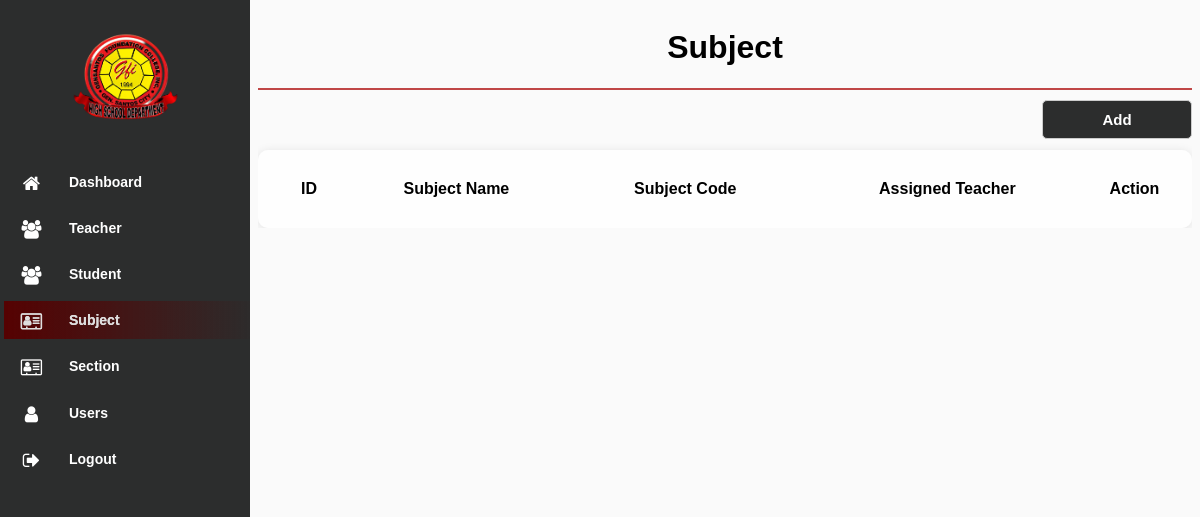
Before: /modules/Subject/index.php (signed in) with the older database file.
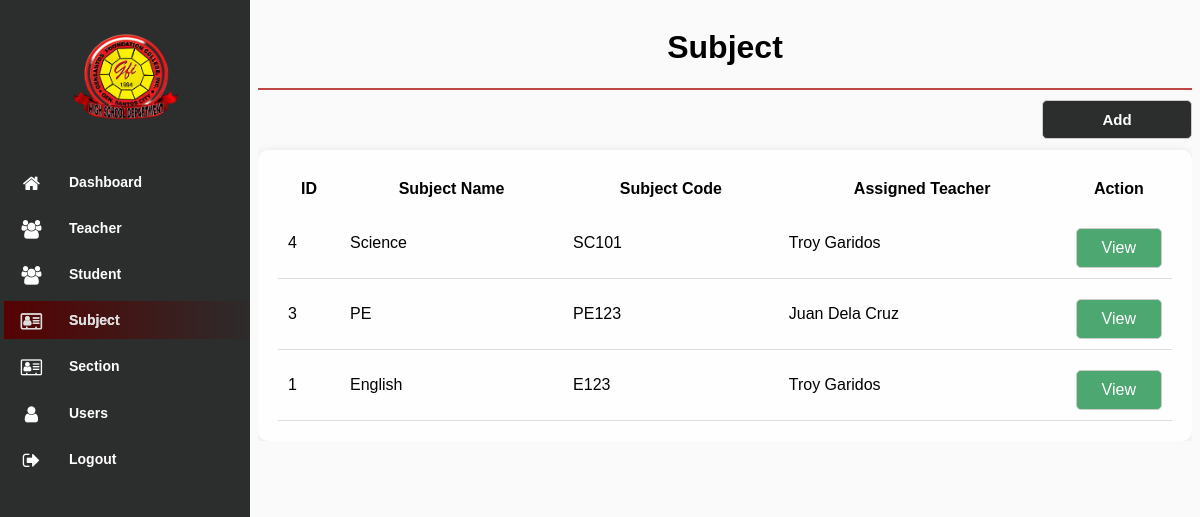
After: the same page with the newer database file.
### tables this page shows
CREATE TABLE `subject` (
  `id` int(11) NOT NULL,
  `code` varchar(100) NOT NULL,
  `name` varchar(100) NOT NULL,
  `details` varchar(100) NOT NULL,
  `teacher_id` varchar(100) NOT NULL,
  `del_status` varchar(100) NOT NULL
);

### modules/Subject/index.php (the view, shortened to what this page needs)
<!DOCTYPE html>
<html lang="en">
<head>
    <link rel="stylesheet" type="text/css" href="../../assets/css/font-awesome-4.7.0/css/menu.css">
    <link rel="stylesheet" type="text/css" href="../../assets/css/font-awesome-4.7.0/css/style.css">
    <link rel="stylesheet" type="text/css" href="../../assets/css/font-awesome-4.7.0/css/font-awesome.min.css"
        rel="stylesheet">
    <link rel="stylesheet" href="../../assets/css/jquery.dataTables.min.css">
</head>
<body>
    <?php
$page = 'Subject';
include "../../navbar.php";
include "../../db_conn.php";
 ?>
        <div class="content">
            <div class="header">
                <h1><?php if ($page) {echo $page;} ?></h1>
            </div>
            <div class="search-box">
                <a href="./add.php"><button>Add</button></a>
            </div>
            <div class="table_wrap">
            <table id="example" class="data list">
                <thead>
                    <th style="width: 60px;">ID</th>
                    <th>Subject Name</th>
                    <th>Subject Code</th>
                    <th>Assigned Teacher</th>
                    <th style="width: 55px;">Action</th>
                </thead>
                <?php
         $squery = mysqli_query($conn, "
         SELECT s.*, CONCAT(t.first_name, ' ', t.last_name) AS teacher_name
         FROM subject s
         LEFT JOIN teacher t ON s.teacher_id = t.id
         WHERE s.del_status != 'deleted'
         ORDER BY s.id DESC;
     ");
     while ($row = mysqli_fetch_array($squery)) {
        ?>
                <tr class="table-row">
                    <td><?php echo $row['id'] ?></td>
                    <td><?php echo $row['name'] ?></td>
                    <td><?php echo $row['code'] ?></td>
                    <td><?php echo $row['teacher_name'] ?></td>
                    <td>
                        <a class="view" href="edit.php?id=<?php echo $row['id'] ?>">
                        View
                        </a>
                    </td>
                </tr>
                <?php }?>
            </table>
            </div>
    </div>
</body>
</html>

### navbar.php (shortened to what this page needs)
<div class="container">
        <div class="sidebar">
            <nav class="main-menu">
                <div>
                    <img src="../../assets/img/logo.png" alt="Logo" class="logo">
                </div>
                <div class="scrollbar" id="style-1">
                    <ul>
                        <li class="darkerlishadow <?php if ($page == 'Dashboard') {echo 'active';} ?>">
                            <a href="../dashboard">
                                <i class="fa fa-home fa-lg"></i>
                                <span class="nav-text">Dashboard</span>
                            </a>
                        </li>
                        <li class="darkerli <?php if ($page == 'Teacher') {echo 'active';} ?>">
                            <a href="../Teacher/">
                                <i class="fa fa-users fa-lg"></i>
                                <span class="nav-text">Teacher</span>
                            </a>
                        </li>
                        <li class="darkerli <?php if ($page == 'Student') {echo 'active';} ?>">
                            <a href="../Student/">
                                <i class="fa fa-users fa-lg"></i>
                                <span class="nav-text">
                                    Student
                                </span>
                            </a>
                        </li>
                        <li class="darkerli <?php if ($page == 'Subject') {echo 'active';} ?>">
                            <a href="../subject/">
                                <i class="fa fa-address-card-o fa-lg"></i>
                                <span class="nav-text">
                                    Subject
                                </span>
                            </a>
                        </li>
                        <li class="darkerli <?php if ($page == 'Section') {echo 'active';} ?>">
                            <a href="../section/">
                                <i class="fa fa-address-card-o fa-lg"></i>
                                <span class="nav-text">
                                    Section
                                </span>
                            </a>
                        </li>
                        <li class="darkerlishadowdown <?php if ($page == 'Users') {echo 'active';} ?>">
                            <a href="../user/">
                                <i class="fa fa-user fa-lg"></i>
                                <span class="nav-text">Users</span>
                            </a>
                        </li>
                    </ul>
                    <ul class="logout">
                        <li>
                            <a href="../../logout.php">
                                <i class="fa fa-sign-out fa-lg"></i>
                                <span class="nav-text">
                                    Logout
                                </span>
                            </a>
                        </li>
                    </ul>
            </nav>
        </div>
    </div>

Changed rows visible on the page:
added subject: id "4", name "Science", code "SC101", teacher_name "Troy Garidos"
added subject: id "3", name "PE", code "PE123", teacher_name "Juan Dela Cruz"
added subject: id "1", name "English", code "E123", teacher_name "Troy Garidos"
